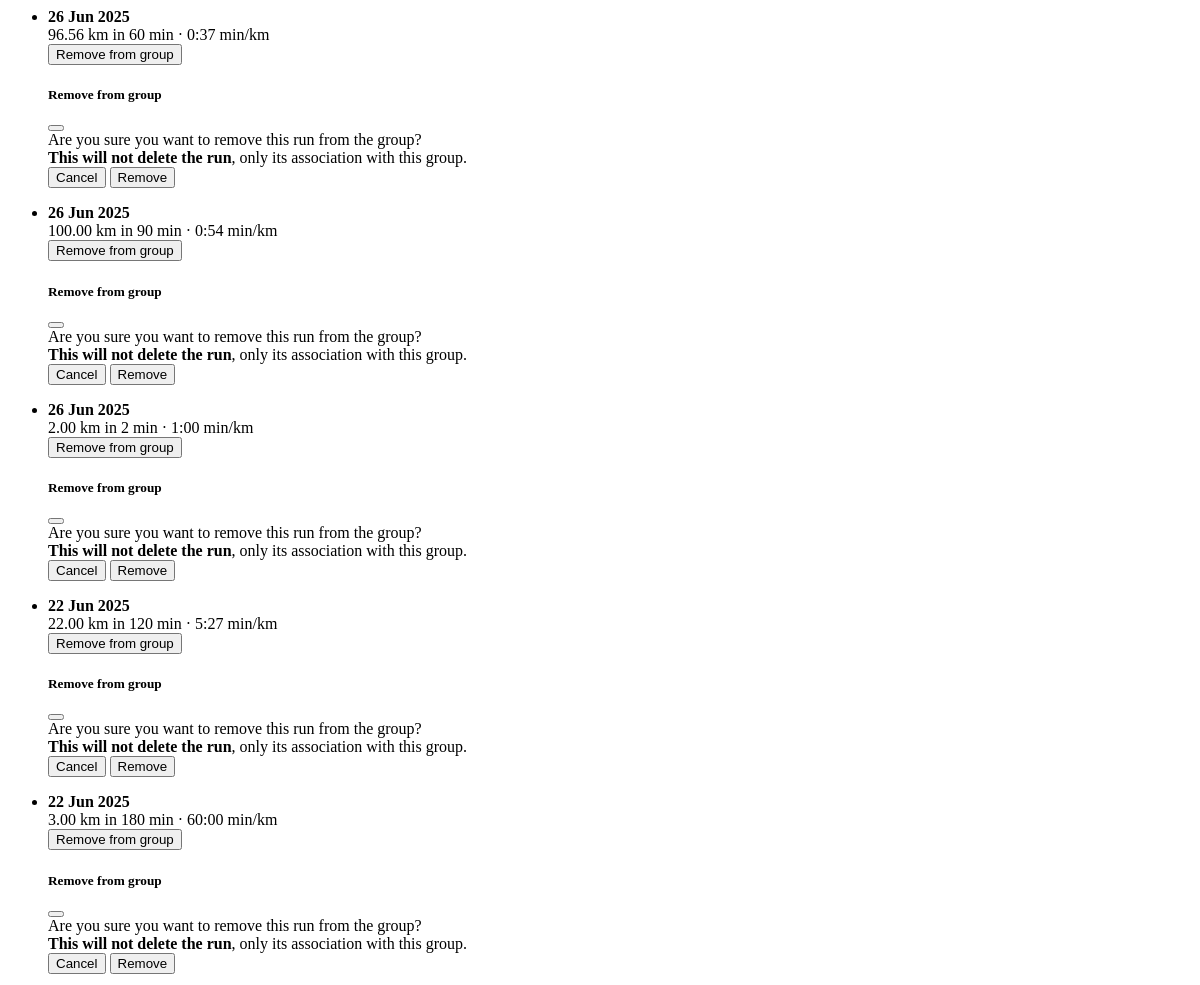
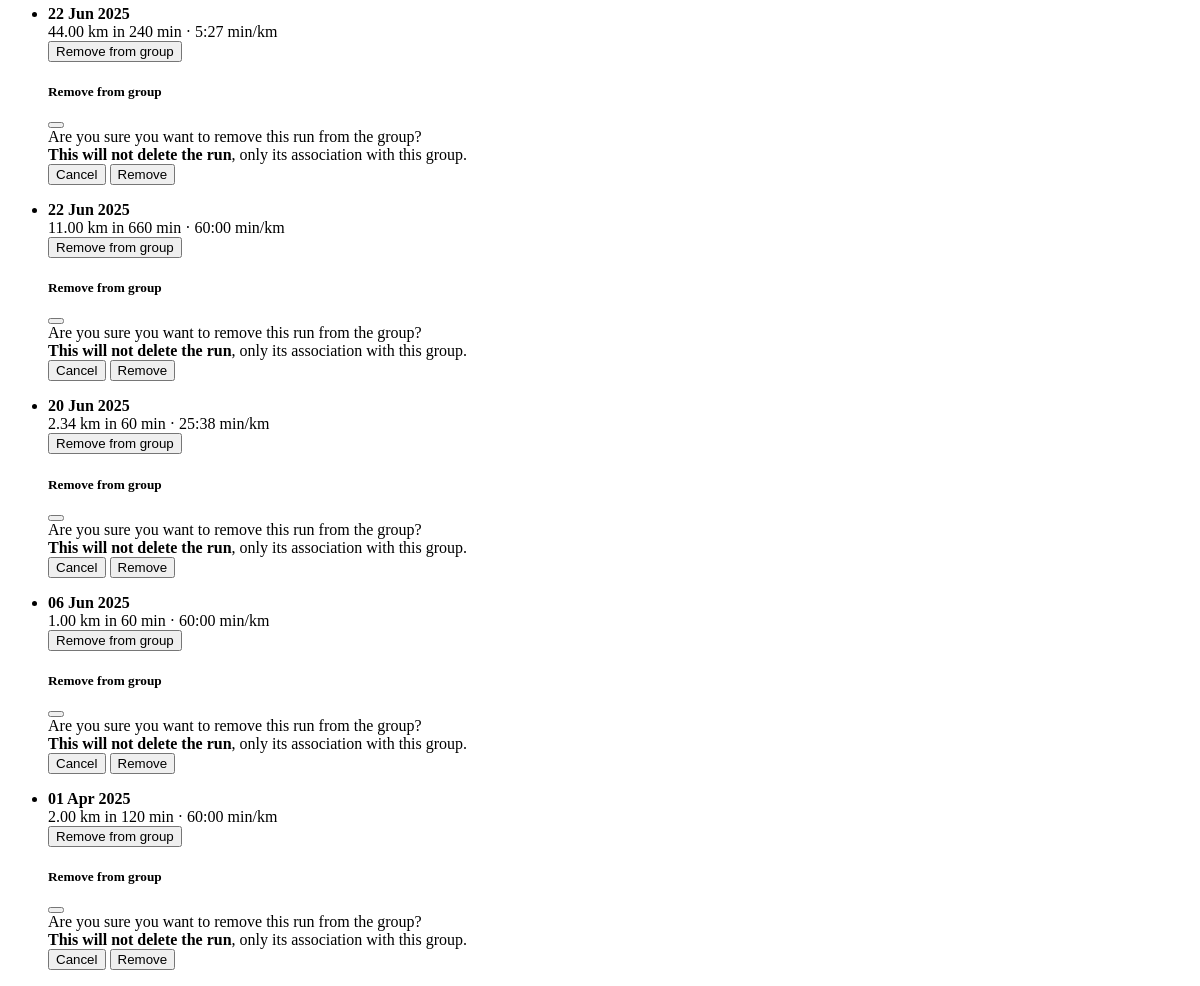
Before: /groups/1/member/1/runs (signed in) with the older database file (2 pictures, top to bottom).
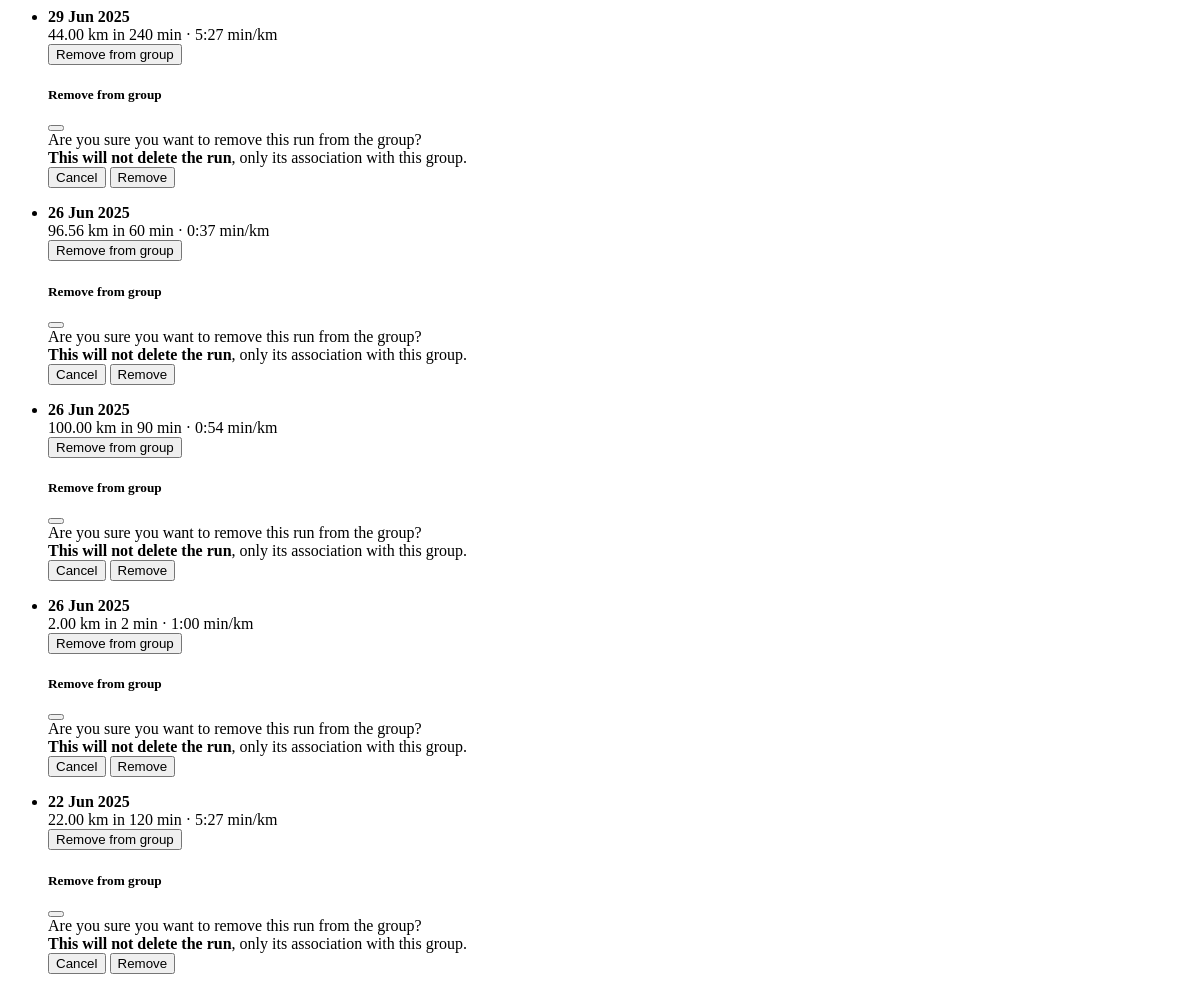
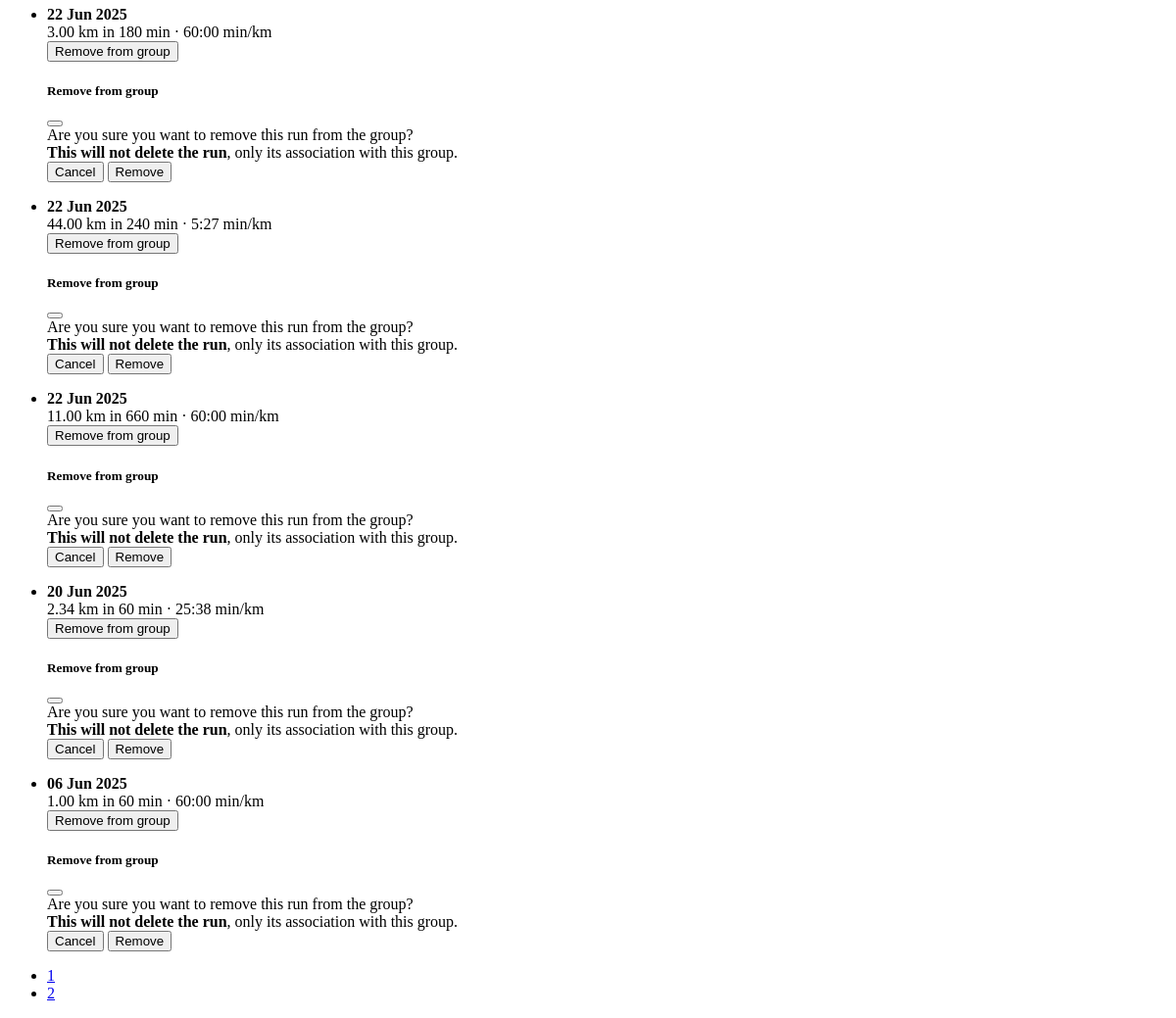
After: the same page with the newer database file (2 pictures, top to bottom).
### app/models.py (models this page shows, shortened)
class Run(db.Model):
    __tablename__ = "runs"
    id = sa.Column(sa.Integer, primary_key=True)
    date = sa.Column(sa.DateTime(timezone=True), index=True)
    distance = sa.Column(Numeric(precision=8, scale=2))  # replaces sa.Integer
    time = sa.Column(sa.Integer)      # seconds (duration)
    pace = sa.Column(sa.Integer)      # seconds per km
    user_id = sa.Column(sa.Integer, sa.ForeignKey("users.id"), index=True)
    user = so.relationship("User", back_populates="runs")
    groups = so.relationship("Group", secondary=run_groups, back_populates="runs")

### app/routes.py (the view)
@app.route('/groups/<int:group_id>/member/<int:user_id>/runs')
@login_required
def get_member_runs(group_id, user_id):
    PER_PAGE = 10
    page = request.args.get('page', 1, type=int)
    group = db.session.get(Group, group_id)
    if not group or current_user not in group.members:
        abort(403)
    runs = db.session.scalars(
        sa.select(Run)
        .join(run_groups, run_groups.c.run_id == Run.id)
        .where(
            Run.user_id == user_id,
            run_groups.c.group_id == group_id
        )
        .order_by(Run.date.desc())
        .limit(PER_PAGE)
        .offset((page - 1) * PER_PAGE)
    ).all()
    run_count = db.session.scalar(
        sa.select(sa.func.count(Run.id))
        .join(run_groups, run_groups.c.run_id == Run.id)
        .where(
            Run.user_id == user_id,
            run_groups.c.group_id == group_id
        )
    )
    pages = (run_count + PER_PAGE - 1) // PER_PAGE
    return render_template(
        "partials/_member_runs.html",
        runs=runs,
        page=page,
        pages=pages,
        user_id=user_id,
        group_id=group_id
    )

### app/models.py (called while the page is built)
@login.user_loader
def load_user(id):
    return db.session.get(User, int(id))

### app/templates/partials/_member_runs.html
{% if runs %}
<ul class="list-group">
  {% for run in runs %}
  <li class="list-group-item">
    <div class="d-flex flex-column flex-md-row justify-content-between align-items-start">
      <div>
        <b>{{ run.date.strftime('%d %b %Y') }}</b> <br> {{ run.distance }} km in {{ run.time // 60 }} min · {{ "%d:%02d" % (run.pace // 60, run.pace % 60) }} min/km
      </div>
      {% if current_user.id == run.user_id %}
      <div class="mt-2 mt-md-0 ms-md-3 ">
        <button class="btn btn-sm btn-outline-danger" data-bs-toggle="modal" data-bs-target="#removeModal-{{ run.id }}">
          Remove from group
        </button>
      </div>
      <div class="modal fade" id="removeModal-{{ run.id }}" tabindex="-1" aria-labelledby="removeModalLabel-{{ run.id }}" aria-hidden="true">
        <div class="modal-dialog">
          <form method="POST" action="{{ url_for('remove_run_from_group', group_id=group_id, run_id=run.id) }}">
            <div class="modal-content">
              <div class="modal-header">
                <h5 class="modal-title" id="removeModalLabel-{{ run.id }}">Remove from group</h5>
                <button type="button" class="btn-close" data-bs-dismiss="modal" aria-label="Close"></button>
              </div>
              <div class="modal-body">
                Are you sure you want to remove this run from the group?<br>
                <strong>This will not delete the run</strong>, only its association with this group.
              </div>
              <div class="modal-footer">
                <button type="button" class="btn btn-secondary" data-bs-dismiss="modal">Cancel</button>
                <button type="submit" class="btn btn-danger">Remove</button>
              </div>
            </div>
          </form>
        </div>
      </div>
      {% endif %}
    </div>
  </li>
  {% endfor %}
</ul>
{% if pages > 1 %}
<nav class="mt-3">
  <ul class="pagination pagination-sm">
    {% for p in range(1, pages + 1) %}
    <li class="page-item {% if p == page %}active{% endif %}">
      <a class="page-link" href="#" data-page="{{ p }}" data-user="{{ user_id }}">{{ p }}</a>
    </li>
    {% endfor %}
  </ul>
</nav>
{% endif %}
{% else %}
<p class="text-muted mt-2">No activity logged.</p>
{% endif %}

Changed rows visible on the page:
no longer on this page (row unchanged): Run: date "01 Apr 2025", distance "2.00", time "120", pace "60:00"
added Run: date "29 Jun 2025", distance "44.00", time "240", pace "5:27"
Other visible differences:
new list line: "1"
new list line: "2"
